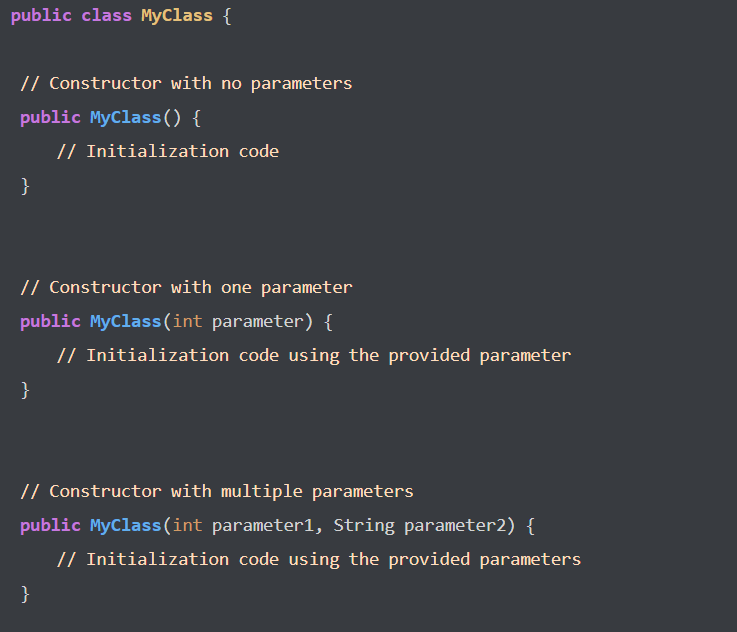
#> input picture jam.png, 737 x 632 px
$ python vc.py
#> lines starting #> are read from the running program, lines starting #| are printed output that depends on the picture
import cv2
#import numpy as np

image = cv2.imread("jam.png", cv2.IMREAD_UNCHANGED)
#> image is the input picture: shape (632, 737, 4); mean B, G, R, A 67.5, 62.7, 60.6, 255
cv2.imshow("title", image)

cv2.waitKey(0)

height, width = image.shape[:2]
#> height = 632; width = 737
resImage = cv2.resize(image,(int(width/2), int(height/2)), interpolation = cv2.INTER_AREA)
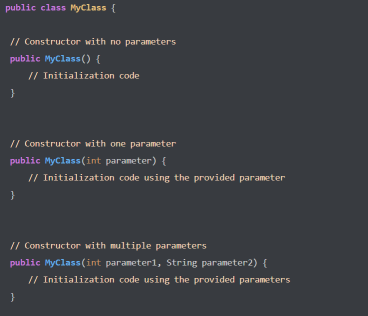
#> resImage: shape (316, 368, 4); mean B, G, R, A 67.5, 62.7, 60.6, 255

cv2.imshow('Newimage',resImage)
cv2.waitKey(0)
cv2.destroyAllWindows()
